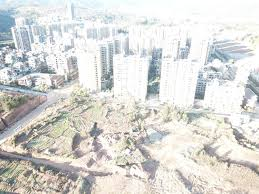
#> input picture Assignment_1_Histogram_Equalization/sample03.jpeg, 259 x 194 px
$ jupyter execute 'Assignment 1 Histogram Equalization - HSV Colorspace.ipynb'
#> lines starting #> are read from the running program, lines starting #| are printed output that depends on the picture
[cell 1]
import numpy as np
from PIL import Image
from matplotlib import pyplot as plt

# filename = "sample01.jpg"
# filename = "sample02.jpeg"
filename = "sample03.jpeg"
# [5 lines of commented-out code are left out]
save_filename = "HSV_HE_" + filename

# import image and split into HSV arrays
img = Image.open(filename)
#> img is the input picture: PIL image 259x194 RGB; mean R, G, B 217.1, 216.8, 213.3
img= img.convert('HSV')
#> img: PIL image 259x194 HSV; mean H, S, V 73.1, 14.7, 221.3
img = np.asarray(img)
h = img[:,:,0]
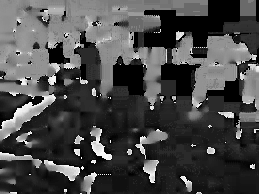
#> h: shape (194, 259); min 0, max 252, mean 73.1
s = img[:,:,1]
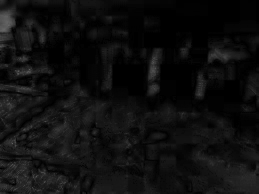
#> s: shape (194, 259); min 0, max 102, mean 14.7
v = img[:,:,2]
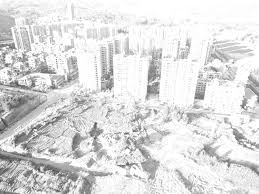
#> v: shape (194, 259); min 54, max 255, mean 221.3

# Total no. of pixels
height = len(np.asarray(img))
#> height = 194
width = len(np.asarray(img)[0])
#> width = 259
N_pixels = height * width
#> N_pixels = 50246

# No. of bins
L = 256

# Histogram of V array
histogram_v_array = np.bincount(v.flatten(), minlength=L)
#> histogram_v_array = 256 values, max 7583 at index 255, min 0 at index 0, mean 196.3

# Probability
P_v_array = histogram_v_array / N_pixels
#> P_v_array = 256 values, max 0.151 at index 255, min 0 at index 0, mean 0.00391

# Transformation function s_k
s_k_v_array = (L-1) * np.cumsum(P_v_array)
#> s_k_v_array = 256 values from 0 to 255

# Equalized histogram
eqhistogram_v_array = np.floor(s_k_v_array).astype(np.uint8)
#> eqhistogram_v_array = 256 values from 0 to 254

# flatten image V array into 1D
im_v_flat = np.asarray(v).flatten()

# replace pixel values with values from equalized histogram to equalize
eq_img_v_flat = [eqhistogram_v_array[p] for p in im_v_flat]
#> eq_img_v_flat = 50246 items

# plot old vs new histograam for V array
plt.hist(v.flatten(),bins=L,label='Original V')
plt.hist(eq_img_v_flat,bins=L,label='New V')
plt.legend(loc='upper right')
plt.show()
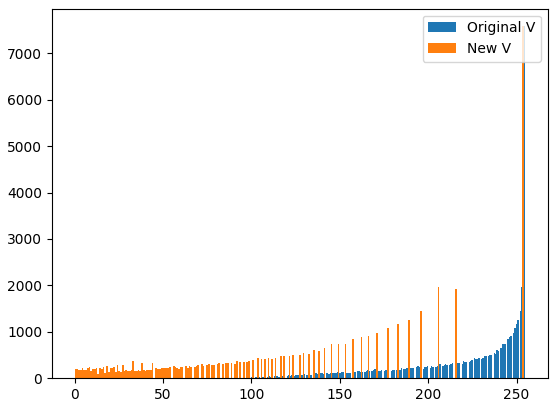
#> figure drawn by matplotlib, 1 panel; tallest bar 7583 high, from x = 254.2 to 255; tallest bar 7583 high, from x = 253 to 254

# reshape equalized pixel values back into original V array shape
eq_img_v_array = np.reshape(np.asarray(eq_img_v_flat), np.asarray(v).shape)
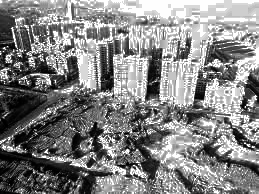
#> eq_img_v_array: shape (194, 259); min 0, max 254, mean 131.2

# merge HSV arrays into one and save as a RGB image file
eq_img = np.zeros((height,width,3), 'uint8')
eq_img[:,:,0] = h
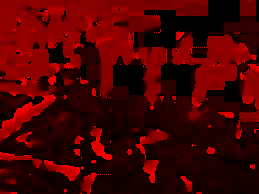
#> eq_img: shape (194, 259, 3); mean of channels 0, 1, 2 73.1, 0, 0; drawn as R, G, B
eq_img[:,:,1] = s
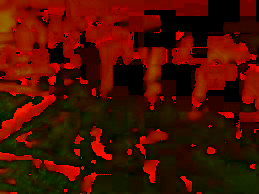
#> eq_img: shape (194, 259, 3); mean of channels 0, 1, 2 73.1, 14.7, 0; drawn as R, G, B
eq_img[:,:,2] = eq_img_v_array
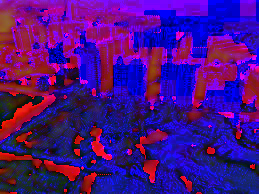
#> eq_img: shape (194, 259, 3); mean of channels 0, 1, 2 73.1, 14.7, 131.2; drawn as R, G, B

eq_img = Image.fromarray(eq_img, mode='HSV')
eq_img = eq_img.convert('RGB')
#> eq_img: PIL image 259x194 RGB
# eq_img.save(save_filename)

$ run again, with Assignment_1_Histogram_Equalization/sample01.jpg copied over Assignment_1_Histogram_Equalization/sample03.jpeg
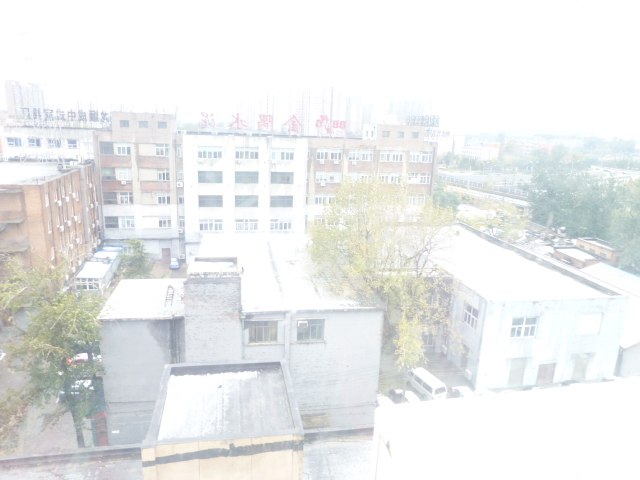
#> input picture Assignment_1_Histogram_Equalization/sample01.jpg, 640 x 480 px
#> img is the input picture: PIL image 640x480 RGB; mean R, G, B 233.6, 235.3, 234.8
#> img: PIL image 640x480 HSV; mean H, S, V 73, 7.7, 237.8
#> height = 480
#> width = 640
#> N_pixels = 307200
#> histogram_v_array = 256 values, max 136938 at index 255, min 0 at index 0, mean 1200
#> P_v_array = 256 values, max 0.446 at index 255, min 0 at index 0, mean 0.00391
#> s_k_v_array = 256 values from 0 to 255
#> eq_img_v_flat = 307200 items
#> `eq_img_v_array = np.reshape(np.asarray(eq_img_v_flat), np.asarray(v).s..`:
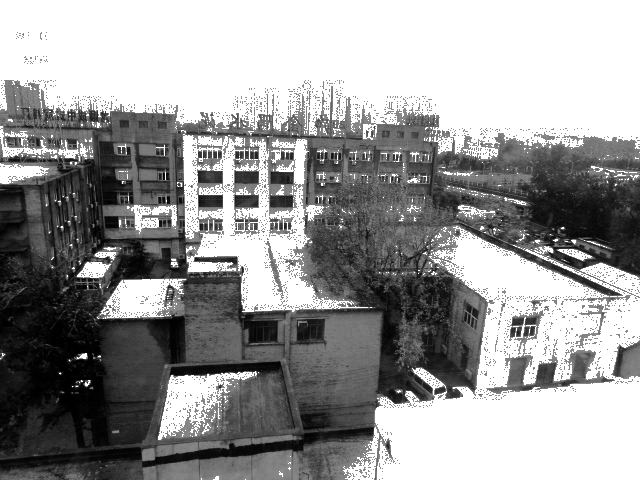
#> eq_img_v_array: shape (480, 640); min 0, max 255, mean 153.1
#> `eq_img[:,:,2] = eq_img_v_array`:
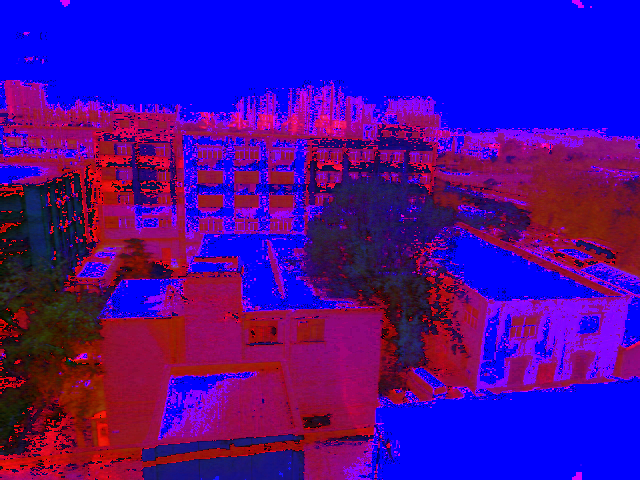
#> eq_img: shape (480, 640, 3); mean of channels 0, 1, 2 73, 7.7, 153.1; drawn as R, G, B

$ run again, with Assignment_1_Histogram_Equalization/sample02.jpeg copied over Assignment_1_Histogram_Equalization/sample03.jpeg
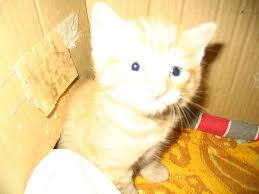
#> input picture Assignment_1_Histogram_Equalization/sample02.jpeg, 259 x 194 px
#> img is the input picture: PIL image 259x194 RGB; mean R, G, B 230.7, 203.5, 146.8
#> img: PIL image 259x194 HSV; mean H, S, V 34.1, 98.9, 230.8
#> `v = img[:,:,2]`:
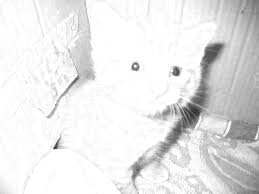
#> v: shape (194, 259); min 43, max 255, mean 230.8
#> height = 194
#> width = 259
#> N_pixels = 50246
#> histogram_v_array = 256 values, max 13847 at index 255, min 0 at index 0, mean 196.3
#> P_v_array = 256 values, max 0.276 at index 255, min 0 at index 0, mean 0.00391
#> s_k_v_array = 256 values from 0 to 255
#> eq_img_v_flat = 50246 items
#> `eq_img = eq_img.convert('RGB')`:
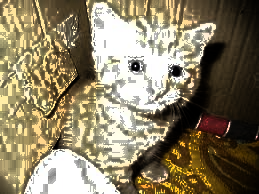
#> eq_img: PIL image 259x194 RGB; mean R, G, B 138.8, 127.7, 101
